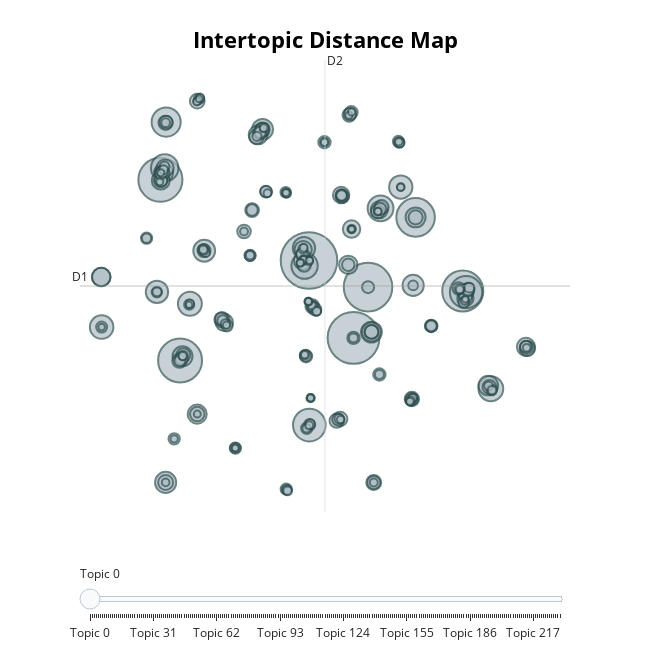

The notebook cell this image was saved under:
### Code cell
topic_model.visualize_topics()

### Figure 1 — Plotly figure (JSON) as saved in the notebook; plotly's stock layout.template omitted (floating-point values rounded to 4 significant figures; data arrays with more than 128 entries replaced by an {"elided": "..."} marker saying what was removed)
{"data": [{"customdata": {"elided": "231x3 mixed values"}, "hovertemplate": "<b>Topic %{customdata[0]}</b><br>%{customdata[1]}<br>Size: %{customdata[2]}", "legendgroup": "", "marker": {"color": "#B0BEC5", "line": {"color": "DarkSlateGrey", "width": 2}, "size": {"elided": "231 int values"}, "sizemode": "area", "sizeref": 0.4456, "symbol": "circle"}, "mode": "markers", "name": "", "orientation": "v", "showlegend": false, "type": "scatter", "x": {"elided": "231 float values"}, "xaxis": "x", "y": {"elided": "231 float values"}, "yaxis": "y"}], "layout": {"annotations": [{"showarrow": false, "text": "D1", "x": -14.5, "y": 4.659, "yshift": 10}, {"showarrow": false, "text": "D2", "x": 7.339, "xshift": 10, "y": 21.09}], "height": 650, "hoverlabel": {"bgcolor": "white", "font": {"family": "Rockwell", "size": 16}}, "legend": {"itemsizing": "constant", "tracegroupgap": 0}, "margin": {"t": 60}, "shapes": [{"line": {"color": "#CFD8DC", "width": 2}, "type": "line", "x0": 7.339, "x1": 7.339, "y0": -11.77, "y1": 21.09}, {"line": {"color": "#9E9E9E", "width": 2}, "type": "line", "x0": -14.5, "x1": 29.18, "y0": 4.659, "y1": 4.659}], "sliders": [{"active": 0, "pad": {"t": 50}, "steps": [{"args": [{"marker.color": {"elided": "1x231 str values"}}], "label": "Topic 0", "method": "update"}, {"args": [{"marker.color": {"elided": "1x231 str values"}}], "label": "Topic 1", "method": "update"}, {"args": [{"marker.color": {"elided": "1x231 str values"}}], "label": "Topic 2", "method": "update"}, {"args": [{"marker.color": {"elided": "1x231 str values"}}], "label": "Topic 3", "method": "update"}, {"args": [{"marker.color": {"elided": "1x231 str values"}}], "label": "Topic 4", "method": "update"}, {"args": [{"marker.color": {"elided": "1x231 str values"}}], "label": "Topic 5", "method": "update"}, {"args": [{"marker.color": {"elided": "1x231 str values"}}], "label": "Topic 6", "method": "update"}, {"args": [{"marker.color": {"elided": "1x231 str values"}}], "label": "Topic 7", "method": "update"}, {"args": [{"marker.color": {"elided": "1x231 str values"}}], "label": "Topic 8", "method": "update"}, {"args": [{"marker.color": {"elided": "1x231 str values"}}], "label": "Topic 9", "method": "update"}, {"args": [{"marker.color": {"elided": "1x231 str values"}}], "label": "Topic 10", "method": "update"}, {"args": [{"marker.color": {"elided": "1x231 str values"}}], "label": "Topic 11", "method": "update"}, {"args": [{"marker.color": {"elided": "1x231 str values"}}], "label": "Topic 12", "method": "update"}, {"args": [{"marker.color": {"elided": "1x231 str values"}}], "label": "Topic 13", "method": "update"}, {"args": [{"marker.color": {"elided": "1x231 str values"}}], "label": "Topic 14", "method": "update"}, {"args": [{"marker.color": {"elided": "1x231 str values"}}], "label": "Topic 15", "method": "update"}, {"args": [{"marker.color": {"elided": "1x231 str values"}}], "label": "Topic 16", "method": "update"}, {"args": [{"marker.color": {"elided": "1x231 str values"}}], "label": "Topic 17", "method": "update"}, {"args": [{"marker.color": {"elided": "1x231 str values"}}], "label": "Topic 18", "method": "update"}, {"args": [{"marker.color": {"elided": "1x231 str values"}}], "label": "Topic 19", "method": "update"}, {"args": [{"marker.color": {"elided": "1x231 str values"}}], "label": "Topic 20", "method": "update"}, {"args": [{"marker.color": {"elided": "1x231 str values"}}], "label": "Topic 21", "method": "update"}, {"args": [{"marker.color": {"elided": "1x231 str values"}}], "label": "Topic 22", "method": "update"}, {"args": [{"marker.color": {"elided": "1x231 str values"}}], "label": "Topic 23", "method": "update"}, {"args": [{"marker.color": {"elided": "1x231 str values"}}], "label": "Topic 24", "method": "update"}, {"args": [{"marker.color": {"elided": "1x231 str values"}}], "label": "Topic 25", "method": "update"}, {"args": [{"marker.color": {"elided": "1x231 str values"}}], "label": "Topic 26", "method": "update"}, {"args": [{"marker.color": {"elided": "1x231 str values"}}], "label": "Topic 27", "method": "update"}, {"args": [{"marker.color": {"elided": "1x231 str values"}}], "label": "Topic 28", "method": "update"}, {"args": [{"marker.color": {"elided": "1x231 str values"}}], "label": "Topic 29", "method": "update"}, {"args": [{"marker.color": {"elided": "1x231 str values"}}], "label": "Topic 30", "method": "update"}, {"args": [{"marker.color": {"elided": "1x231 str values"}}], "label": "Topic 31", "method": "update"}, {"args": [{"marker.color": {"elided": "1x231 str values"}}], "label": "Topic 32", "method": "update"}, {"args": [{"marker.color": {"elided": "1x231 str values"}}], "label": "Topic 33", "method": "update"}, {"args": [{"marker.color": {"elided": "1x231 str values"}}], "label": "Topic 34", "method": "update"}, {"args": [{"marker.color": {"elided": "1x231 str values"}}], "label": "Topic 35", "method": "update"}, {"args": [{"marker.color": {"elided": "1x231 str values"}}], "label": "Topic 36", "method": "update"}, {"args": [{"marker.color": {"elided": "1x231 str values"}}], "label": "Topic 37", "method": "update"}, {"args": [{"marker.color": {"elided": "1x231 str values"}}], "label": "Topic 38", "method": "update"}, {"args": [{"marker.color": {"elided": "1x231 str values"}}], "label": "Topic 39", "method": "update"}, {"args": [{"marker.color": {"elided": "1x231 str values"}}], "label": "Topic 40", "method": "update"}, {"args": [{"marker.color": {"elided": "1x231 str values"}}], "label": "Topic 41", "method": "update"}, {"args": [{"marker.color": {"elided": "1x231 str values"}}], "label": "Topic 42", "method": "update"}, {"args": [{"marker.color": {"elided": "1x231 str values"}}], "label": "Topic 43", "method": "update"}, {"args": [{"marker.color": {"elided": "1x231 str values"}}], "label": "Topic 44", "method": "update"}, {"args": [{"marker.color": {"elided": "1x231 str values"}}], "label": "Topic 45", "method": "update"}, {"args": [{"marker.color": {"elided": "1x231 str values"}}], "label": "Topic 46", "method": "update"}, {"args": [{"marker.color": {"elided": "1x231 str values"}}], "label": "Topic 47", "method": "update"}, {"args": [{"marker.color": {"elided": "1x231 str values"}}], "label": "Topic 48", "method": "update"}, {"args": [{"marker.color": {"elided": "1x231 str values"}}], "label": "Topic 49", "method": "update"}, {"args": [{"marker.color": {"elided": "1x231 str values"}}], "label": "Topic 50", "method": "update"}, {"args": [{"marker.color": {"elided": "1x231 str values"}}], "label": "Topic 51", "method": "update"}, {"args": [{"marker.color": {"elided": "1x231 str values"}}], "label": "Topic 52", "method": "update"}, {"args": [{"marker.color": {"elided": "1x231 str values"}}], "label": "Topic 53", "method": "update"}, {"args": [{"marker.color": {"elided": "1x231 str values"}}], "label": "Topic 54", "method": "update"}, {"args": [{"marker.color": {"elided": "1x231 str values"}}], "label": "Topic 55", "method": "update"}, {"args": [{"marker.color": {"elided": "1x231 str values"}}], "label": "Topic 56", "method": "update"}, {"args": [{"marker.color": {"elided": "1x231 str values"}}], "label": "Topic 57", "method": "update"}, {"args": [{"marker.color": {"elided": "1x231 str values"}}], "label": "Topic 58", "method": "update"}, {"args": [{"marker.color": {"elided": "1x231 str values"}}], "label": "Topic 59", "method": "update"}, {"args": [{"marker.color": {"elided": "1x231 str values"}}], "label": "Topic 60", "method": "update"}, {"args": [{"marker.color": {"elided": "1x231 str values"}}], "label": "Topic 61", "method": "update"}, {"args": [{"marker.color": {"elided": "1x231 str values"}}], "label": "Topic 62", "method": "update"}, {"args": [{"marker.color": {"elided": "1x231 str values"}}], "label": "Topic 63", "method": "update"}, {"args": [{"marker.color": {"elided": "1x231 str values"}}], "label": "Topic 64", "method": "update"}, {"args": [{"marker.color": {"elided": "1x231 str values"}}], "label": "Topic 65", "method": "update"}, {"args": [{"marker.color": {"elided": "1x231 str values"}}], "label": "Topic 66", "method": "update"}, {"args": [{"marker.color": {"elided": "1x231 str values"}}], "label": "Topic 67", "method": "update"}, {"args": [{"marker.color": {"elided": "1x231 str values"}}], "label": "Topic 68", "method": "update"}, {"args": [{"marker.color": {"elided": "1x231 str values"}}], "label": "Topic 69", "method": "update"}, {"args": [{"marker.color": {"elided": "1x231 str values"}}], "label": "Topic 70", "method": "update"}, {"args": [{"marker.color": {"elided": "1x231 str values"}}], "label": "Topic 71", "method": "update"}, {"args": [{"marker.color": {"elided": "1x231 str values"}}], "label": "Topic 72", "method": "update"}, {"args": [{"marker.color": {"elided": "1x231 str values"}}], "label": "Topic 73", "method": "update"}, {"args": [{"marker.color": {"elided": "1x231 str values"}}], "label": "Topic 74", "method": "update"}, {"args": [{"marker.color": {"elided": "1x231 str values"}}], "label": "Topic 75", "method": "update"}, {"args": [{"marker.color": {"elided": "1x231 str values"}}], "label": "Topic 76", "method": "update"}, {"args": [{"marker.color": {"elided": "1x231 str values"}}], "label": "Topic 77", "method": "update"}, {"args": [{"marker.color": {"elided": "1x231 str values"}}], "label": "Topic 78", "method": "update"}, {"args": [{"marker.color": {"elided": "1x231 str values"}}], "label": "Topic 79", "method": "update"}, {"args": [{"marker.color": {"elided": "1x231 str values"}}], "label": "Topic 80", "method": "update"}, {"args": [{"marker.color": {"elided": "1x231 str values"}}], "label": "Topic 81", "method": "update"}, {"args": [{"marker.color": {"elided": "1x231 str values"}}], "label": "Topic 82", "method": "update"}, {"args": [{"marker.color": {"elided": "1x231 str values"}}], "label": "Topic 83", "method": "update"}, {"args": [{"marker.color": {"elided": "1x231 str values"}}], "label": "Topic 84", "method": "update"}, {"args": [{"marker.color": {"elided": "1x231 str values"}}], "label": "Topic 85", "method": "update"}, {"args": [{"marker.color": {"elided": "1x231 str values"}}], "label": "Topic 86", "method": "update"}, {"args": [{"marker.color": {"elided": "1x231 str values"}}], "label": "Topic 87", "method": "update"}, {"args": [{"marker.color": {"elided": "1x231 str values"}}], "label": "Topic 88", "method": "update"}, {"args": [{"marker.color": {"elided": "1x231 str values"}}], "label": "Topic 89", "method": "update"}, {"args": [{"marker.color": {"elided": "1x231 str values"}}], "label": "Topic 90", "method": "update"}, {"args": [{"marker.color": {"elided": "1x231 str values"}}], "label": "Topic 91", "method": "update"}, {"args": [{"marker.color": {"elided": "1x231 str values"}}], "label": "Topic 92", "method": "update"}, {"args": [{"marker.color": {"elided": "1x231 str values"}}], "label": "Topic 93", "method": "update"}, {"args": [{"marker.color": {"elided": "1x231 str values"}}], "label": "Topic 94", "method": "update"}, {"args": [{"marker.color": {"elided": "1x231 str values"}}], "label": "Topic 95", "method": "update"}, {"args": [{"marker.color": {"elided": "1x231 str values"}}], "label": "Topic 96", "method": "update"}, {"args": [{"marker.color": {"elided": "1x231 str values"}}], "label": "Topic 97", "method": "update"}, {"args": [{"marker.color": {"elided": "1x231 str values"}}], "label": "Topic 98", "method": "update"}, {"args": [{"marker.color": {"elided": "1x231 str values"}}], "label": "Topic 99", "method": "update"}, {"args": [{"marker.color": {"elided": "1x231 str values"}}], "label": "Topic 100", "method": "update"}, {"args": [{"marker.color": {"elided": "1x231 str values"}}], "label": "Topic 101", "method": "update"}, {"args": [{"marker.color": {"elided": "1x231 str values"}}], "label": "Topic 102", "method": "update"}, {"args": [{"marker.color": {"elided": "1x231 str values"}}], "label": "Topic 103", "method": "update"}, {"args": [{"marker.color": {"elided": "1x231 str values"}}], "label": "Topic 104", "method": "update"}, {"args": [{"marker.color": {"elided": "1x231 str values"}}], "label": "Topic 105", "method": "update"}, {"args": [{"marker.color": {"elided": "1x231 str values"}}], "label": "Topic 106", "method": "update"}, {"args": [{"marker.color": {"elided": "1x231 str values"}}], "label": "Topic 107", "method": "update"}, {"args": [{"marker.color": {"elided": "1x231 str values"}}], "label": "Topic 108", "method": "update"}, {"args": [{"marker.color": {"elided": "1x231 str values"}}], "label": "Topic 109", "method": "update"}, {"args": [{"marker.color": {"elided": "1x231 str values"}}], "label": "Topic 110", "method": "update"}, {"args": [{"marker.color": {"elided": "1x231 str values"}}], "label": "Topic 111", "method": "update"}, {"args": [{"marker.color": {"elided": "1x231 str values"}}], "label": "Topic 112", "method": "update"}, {"args": [{"marker.color": {"elided": "1x231 str values"}}], "label": "Topic 113", "method": "update"}, {"args": [{"marker.color": {"elided": "1x231 str values"}}], "label": "Topic 114", "method": "update"}, {"args": [{"marker.color": {"elided": "1x231 str values"}}], "label": "Topic 115", "method": "update"}, {"args": [{"marker.color": {"elided": "1x231 str values"}}], "label": "Topic 116", "method": "update"}, {"args": [{"marker.color": {"elided": "1x231 str values"}}], "label": "Topic 117", "method": "update"}, {"args": [{"marker.color": {"elided": "1x231 str values"}}], "label": "Topic 118", "method": "update"}, {"args": [{"marker.color": {"elided": "1x231 str values"}}], "label": "Topic 119", "method": "update"}, {"args": [{"marker.color": {"elided": "1x231 str values"}}], "label": "Topic 120", "method": "update"}, {"args": [{"marker.color": {"elided": "1x231 str values"}}], "label": "Topic 121", "method": "update"}, {"args": [{"marker.color": {"elided": "1x231 str values"}}], "label": "Topic 122", "method": "update"}, {"args": [{"marker.color": {"elided": "1x231 str values"}}], "label": "Topic 123", "method": "update"}, {"args": [{"marker.color": {"elided": "1x231 str values"}}], "label": "Topic 124", "method": "update"}, {"args": [{"marker.color": {"elided": "1x231 str values"}}], "label": "Topic 125", "method": "update"}, {"args": [{"marker.color": {"elided": "1x231 str values"}}], "label": "Topic 126", "method": "update"}, {"args": [{"marker.color": {"elided": "1x231 str values"}}], "label": "Topic 127", "method": "update"}, {"args": [{"marker.color": {"elided": "1x231 str values"}}], "label": "Topic 128", "method": "update"}, {"args": [{"marker.color": {"elided": "1x231 str values"}}], "label": "Topic 129", "method": "update"}, {"args": [{"marker.color": {"elided": "1x231 str values"}}], "label": "Topic 130", "method": "update"}, {"args": [{"marker.color": {"elided": "1x231 str values"}}], "label": "Topic 131", "method": "update"}, {"args": [{"marker.color": {"elided": "1x231 str values"}}], "label": "Topic 132", "method": "update"}, {"args": [{"marker.color": {"elided": "1x231 str values"}}], "label": "Topic 133", "method": "update"}, {"args": [{"marker.color": {"elided": "1x231 str values"}}], "label": "Topic 134", "method": "update"}, {"args": [{"marker.color": {"elided": "1x231 str values"}}], "label": "Topic 135", "method": "update"}, {"args": [{"marker.color": {"elided": "1x231 str values"}}], "label": "Topic 136", "method": "update"}, {"args": [{"marker.color": {"elided": "1x231 str values"}}], "label": "Topic 137", "method": "update"}, {"args": [{"marker.color": {"elided": "1x231 str values"}}], "label": "Topic 138", "method": "update"}, {"args": [{"marker.color": {"elided": "1x231 str values"}}], "label": "Topic 139", "method": "update"}, {"args": [{"marker.color": {"elided": "1x231 str values"}}], "label": "Topic 140", "method": "update"}, {"args": [{"marker.color": {"elided": "1x231 str values"}}], "label": "Topic 141", "method": "update"}, {"args": [{"marker.color": {"elided": "1x231 str values"}}], "label": "Topic 142", "method": "update"}, {"args": [{"marker.color": {"elided": "1x231 str values"}}], "label": "Topic 143", "method": "update"}, {"args": [{"marker.color": {"elided": "1x231 str values"}}], "label": "Topic 144", "method": "update"}, {"args": [{"marker.color": {"elided": "1x231 str values"}}], "label": "Topic 145", "method": "update"}, {"args": [{"marker.color": {"elided": "1x231 str values"}}], "label": "Topic 146", "method": "update"}, {"args": [{"marker.color": {"elided": "1x231 str values"}}], "label": "Topic 147", "method": "update"}, {"args": [{"marker.color": {"elided": "1x231 str values"}}], "label": "Topic 148", "method": "update"}, {"args": [{"marker.color": {"elided": "1x231 str values"}}], "label": "Topic 149", "method": "update"}, {"args": [{"marker.color": {"elided": "1x231 str values"}}], "label": "Topic 150", "method": "update"}, {"args": [{"marker.color": {"elided": "1x231 str values"}}], "label": "Topic 151", "method": "update"}, {"args": [{"marker.color": {"elided": "1x231 str values"}}], "label": "Topic 152", "method": "update"}, {"args": [{"marker.color": {"elided": "1x231 str values"}}], "label": "Topic 153", "method": "update"}, {"args": [{"marker.color": {"elided": "1x231 str values"}}], "label": "Topic 154", "method": "update"}, {"args": [{"marker.color": {"elided": "1x231 str values"}}], "label": "Topic 155", "method": "update"}, {"args": [{"marker.color": {"elided": "1x231 str values"}}], "label": "Topic 156", "method": "update"}, {"args": [{"marker.color": {"elided": "1x231 str values"}}], "label": "Topic 157", "method": "update"}, {"args": [{"marker.color": {"elided": "1x231 str values"}}], "label": "Topic 158", "method": "update"}, {"args": [{"marker.color": {"elided": "1x231 str values"}}], "label": "Topic 159", "method": "update"}, {"args": [{"marker.color": {"elided": "1x231 str values"}}], "label": "Topic 160", "method": "update"}, {"args": [{"marker.color": {"elided": "1x231 str values"}}], "label": "Topic 161", "method": "update"}, {"args": [{"marker.color": {"elided": "1x231 str values"}}], "label": "Topic 162", "method": "update"}, {"args": [{"marker.color": {"elided": "1x231 str values"}}], "label": "Topic 163", "method": "update"}, {"args": [{"marker.color": {"elided": "1x231 str values"}}], "label": "Topic 164", "method": "update"}, {"args": [{"marker.color": {"elided": "1x231 str values"}}], "label": "Topic 165", "method": "update"}, {"args": [{"marker.color": {"elided": "1x231 str values"}}], "label": "Topic 166", "method": "update"}, {"args": [{"marker.color": {"elided": "1x231 str values"}}], "label": "Topic 167", "method": "update"}, {"args": [{"marker.color": {"elided": "1x231 str values"}}], "label": "Topic 168", "method": "update"}, {"args": [{"marker.color": {"elided": "1x231 str values"}}], "label": "Topic 169", "method": "update"}, {"args": [{"marker.color": {"elided": "1x231 str values"}}], "label": "Topic 170", "method": "update"}, {"args": [{"marker.color": {"elided": "1x231 str values"}}], "label": "Topic 171", "method": "update"}, {"args": [{"marker.color": {"elided": "1x231 str values"}}], "label": "Topic 172", "method": "update"}, {"args": [{"marker.color": {"elided": "1x231 str values"}}], "label": "Topic 173", "method": "update"}, {"args": [{"marker.color": {"elided": "1x231 str values"}}], "label": "Topic 174", "method": "update"}, {"args": [{"marker.color": {"elided": "1x231 str values"}}], "label": "Topic 175", "method": "update"}, {"args": [{"marker.color": {"elided": "1x231 str values"}}], "label": "Topic 176", "method": "update"}, {"args": [{"marker.color": {"elided": "1x231 str values"}}], "label": "Topic 177", "method": "update"}, {"args": [{"marker.color": {"elided": "1x231 str values"}}], "label": "Topic 178", "method": "update"}, {"args": [{"marker.color": {"elided": "1x231 str values"}}], "label": "Topic 179", "method": "update"}, {"args": [{"marker.color": {"elided": "1x231 str values"}}], "label": "Topic 180", "method": "update"}, {"args": [{"marker.color": {"elided": "1x231 str values"}}], "label": "Topic 181", "method": "update"}, {"args": [{"marker.color": {"elided": "1x231 str values"}}], "label": "Topic 182", "method": "update"}, {"args": [{"marker.color": {"elided": "1x231 str values"}}], "label": "Topic 183", "method": "update"}, {"args": [{"marker.color": {"elided": "1x231 str values"}}], "label": "Topic 184", "method": "update"}, {"args": [{"marker.color": {"elided": "1x231 str values"}}], "label": "Topic 185", "method": "update"}, {"args": [{"marker.color": {"elided": "1x231 str values"}}], "label": "Topic 186", "method": "update"}, {"args": [{"marker.color": {"elided": "1x231 str values"}}], "label": "Topic 187", "method": "update"}, {"args": [{"marker.color": {"elided": "1x231 str values"}}], "label": "Topic 188", "method": "update"}, {"args": [{"marker.color": {"elided": "1x231 str values"}}], "label": "Topic 189", "method": "update"}, {"args": [{"marker.color": {"elided": "1x231 str values"}}], "label": "Topic 190", "method": "update"}, {"args": [{"marker.color": {"elided": "1x231 str values"}}], "label": "Topic 191", "method": "update"}, {"args": [{"marker.color": {"elided": "1x231 str values"}}], "label": "Topic 192", "method": "update"}, {"args": [{"marker.color": {"elided": "1x231 str values"}}], "label": "Topic 193", "method": "update"}, {"args": [{"marker.color": {"elided": "1x231 str values"}}], "label": "Topic 194", "method": "update"}, {"args": [{"marker.color": {"elided": "1x231 str values"}}], "label": "Topic 195", "method": "update"}, {"args": [{"marker.color": {"elided": "1x231 str values"}}], "label": "Topic 196", "method": "update"}, {"args": [{"marker.color": {"elided": "1x231 str values"}}], "label": "Topic 197", "method": "update"}, {"args": [{"marker.color": {"elided": "1x231 str values"}}], "label": "Topic 198", "method": "update"}, {"args": [{"marker.color": {"elided": "1x231 str values"}}], "label": "Topic 199", "method": "update"}, {"args": [{"marker.color": {"elided": "1x231 str values"}}], "label": "Topic 200", "method": "update"}, {"args": [{"marker.color": {"elided": "1x231 str values"}}], "label": "Topic 201", "method": "update"}, {"args": [{"marker.color": {"elided": "1x231 str values"}}], "label": "Topic 202", "method": "update"}, {"args": [{"marker.color": {"elided": "1x231 str values"}}], "label": "Topic 203", "method": "update"}, {"args": [{"marker.color": {"elided": "1x231 str values"}}], "label": "Topic 204", "method": "update"}, {"args": [{"marker.color": {"elided": "1x231 str values"}}], "label": "Topic 205", "method": "update"}, {"args": [{"marker.color": {"elided": "1x231 str values"}}], "label": "Topic 206", "method": "update"}, {"args": [{"marker.color": {"elided": "1x231 str values"}}], "label": "Topic 207", "method": "update"}, {"args": [{"marker.color": {"elided": "1x231 str values"}}], "label": "Topic 208", "method": "update"}, {"args": [{"marker.color": {"elided": "1x231 str values"}}], "label": "Topic 209", "method": "update"}, {"args": [{"marker.color": {"elided": "1x231 str values"}}], "label": "Topic 210", "method": "update"}, {"args": [{"marker.color": {"elided": "1x231 str values"}}], "label": "Topic 211", "method": "update"}, {"args": [{"marker.color": {"elided": "1x231 str values"}}], "label": "Topic 212", "method": "update"}, {"args": [{"marker.color": {"elided": "1x231 str values"}}], "label": "Topic 213", "method": "update"}, {"args": [{"marker.color": {"elided": "1x231 str values"}}], "label": "Topic 214", "method": "update"}, {"args": [{"marker.color": {"elided": "1x231 str values"}}], "label": "Topic 215", "method": "update"}, {"args": [{"marker.color": {"elided": "1x231 str values"}}], "label": "Topic 216", "method": "update"}, {"args": [{"marker.color": {"elided": "1x231 str values"}}], "label": "Topic 217", "method": "update"}, {"args": [{"marker.color": {"elided": "1x231 str values"}}], "label": "Topic 218", "method": "update"}, {"args": [{"marker.color": {"elided": "1x231 str values"}}], "label": "Topic 219", "method": "update"}, {"args": [{"marker.color": {"elided": "1x231 str values"}}], "label": "Topic 220", "method": "update"}, {"args": [{"marker.color": {"elided": "1x231 str values"}}], "label": "Topic 221", "method": "update"}, {"args": [{"marker.color": {"elided": "1x231 str values"}}], "label": "Topic 222", "method": "update"}, {"args": [{"marker.color": {"elided": "1x231 str values"}}], "label": "Topic 223", "method": "update"}, {"args": [{"marker.color": {"elided": "1x231 str values"}}], "label": "Topic 224", "method": "update"}, {"args": [{"marker.color": {"elided": "1x231 str values"}}], "label": "Topic 225", "method": "update"}, {"args": [{"marker.color": {"elided": "1x231 str values"}}], "label": "Topic 226", "method": "update"}, {"args": [{"marker.color": {"elided": "1x231 str values"}}], "label": "Topic 227", "method": "update"}, {"args": [{"marker.color": {"elided": "1x231 str values"}}], "label": "Topic 228", "method": "update"}, {"args": [{"marker.color": {"elided": "1x231 str values"}}], "label": "Topic 229", "method": "update"}, {"args": [{"marker.color": {"elided": "1x231 str values"}}], "label": "Topic 230", "method": "update"}]}], "title": {"font": {"color": "Black", "size": 22}, "text": "<b>Intertopic Distance Map</b>", "x": 0.5, "xanchor": "center", "y": 0.95, "yanchor": "top"}, "width": 650, "xaxis": {"anchor": "y", "domain": [0, 1], "range": [-14.5, 29.18], "title": {"text": ""}, "type": "linear", "visible": false}, "yaxis": {"anchor": "x", "domain": [0, 1], "range": [-11.77, 21.09], "title": {"text": ""}, "type": "linear", "visible": false}}}
